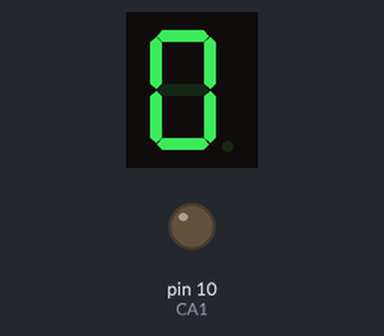
Bench run of a sketch on a simulated Arduino Uno, built with avr-gcc and run on an emulated ATmega328P. Parts: 1-digit seven-segment display, output pins drawn as LEDs (lit = HIGH). Wiring (inferred from the names in the program): 1-digit 7-segment display, segments lit when LOW: segments pin 2, pin 3, pin 4, pin 5, pin 6, pin 7, pin 8. The segment pins are drawn as the display they are named for; pins used as bus, display or sensor lines are not drawn.

Above: at 0.1 s.
At 0.7 s:
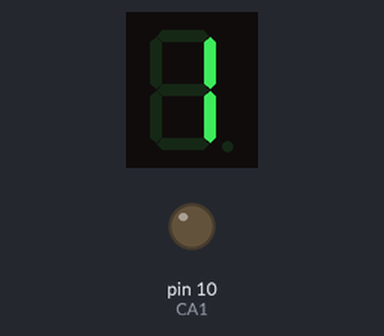
At 1.3 s:
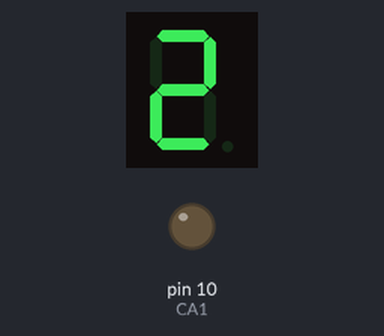
At 2.5 s:
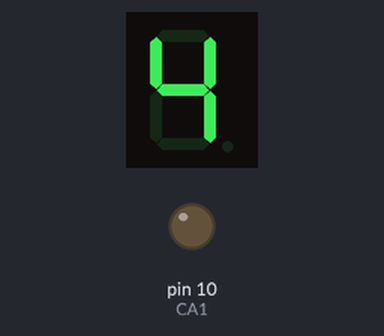
At 3.7 s:
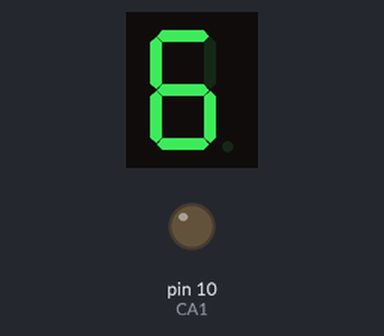
At 5.5 s:
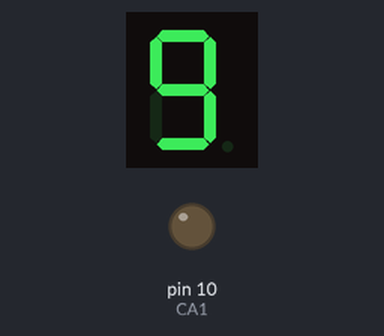

The sketch:

one_digit_ssd.ino
```cpp
//1 Digit Arduino Counter
#define A 2
#define B 3
#define C 4
#define D 5
#define E 6
#define F 7
#define G 8

// Pins driving common anodes
#define CA1 10

// Pins for A B C D E F G, in sequence
const int segs[7] = {2,3,4,5,6,7,8};

// Segments that make each number
const byte numbers[10] = { 0b1000000, 0b1111001,0b0100100, 0b0110000, 0b0011001, 0b0010010, 0b0000010,0b1111000, 0b0000000, 0b0010000};

void setup()
{
  pinMode(2, OUTPUT);
  pinMode(3, OUTPUT);
  pinMode(4, OUTPUT);
  pinMode(5, OUTPUT);
  pinMode(6, OUTPUT);
  pinMode(7, OUTPUT);
  pinMode(8, OUTPUT);
  pinMode(10, OUTPUT);

}
void loop()
{
  for (int digit1=0; digit1 < 10; digit1++)
    {
      unsigned long startTime = millis();
      for (unsigned long elapsed=0; elapsed < 600; elapsed = millis() - startTime)
        {
           lightDigit1(numbers[digit1]);
            delay(5);
        }
    }
}

void lightDigit1(byte number)
{
  digitalWrite(CA1, LOW);
  lightSegments(number);
}

void lightSegments(byte number)
{
  for (int i = 0; i < 7; i++)
  {
    int bit = bitRead(number, i);
    digitalWrite(segs[i], bit);
  }
}
```

Measured:
- by itself, everything shown: repeats every 6.0 s, in 10 steps
- what the display in image 1 shows lasts 0.6 s, from 0.6 s to 1.2 s
